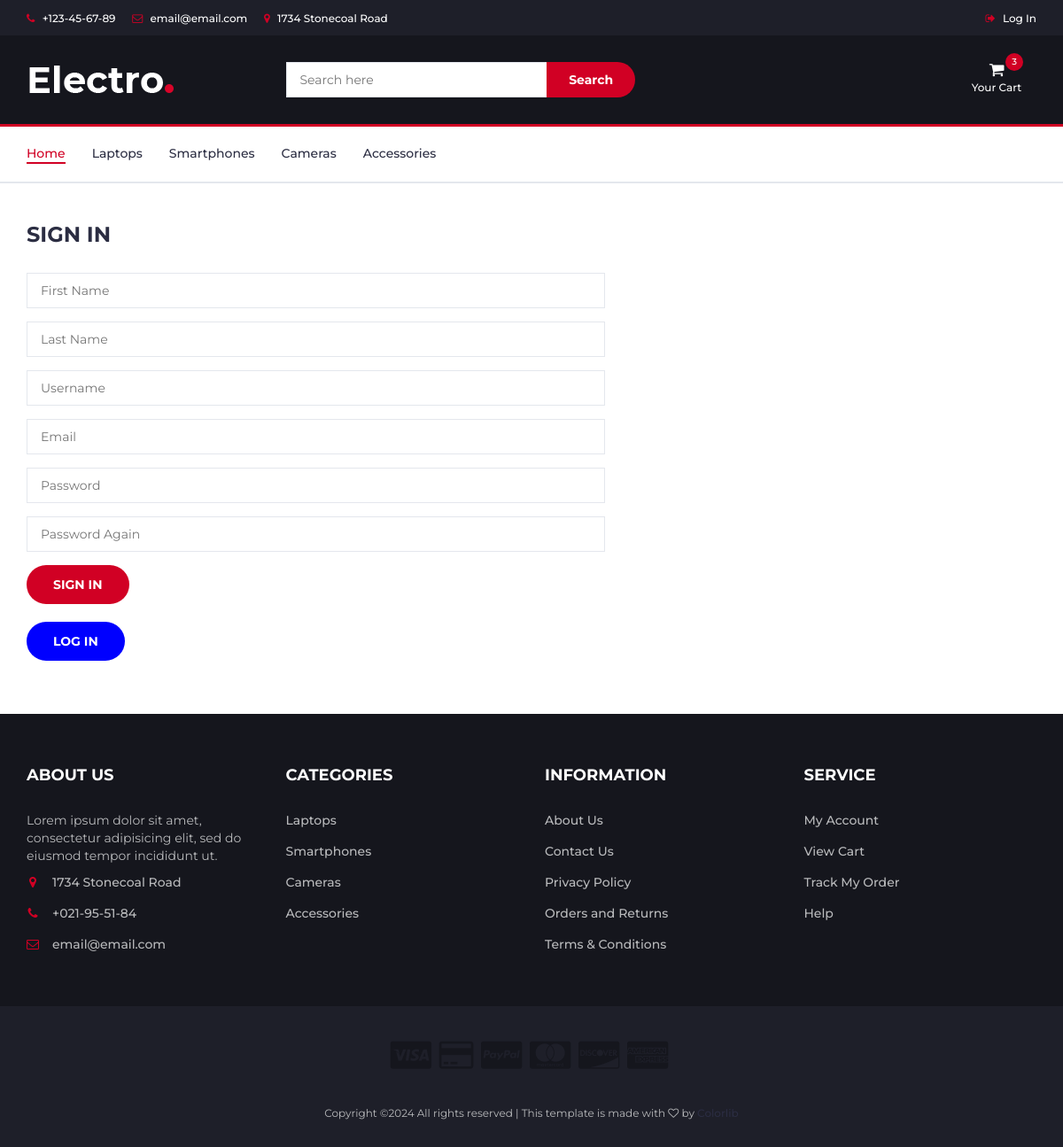
/users/registration/, run on the app's committed database.
### main/models.py (models this page shows, shortened)
class Category(models.Model):
    name = models.CharField(max_length=150, unique=True)
    slug = models.SlugField(max_length=200, unique=True)
    image = models.ImageField(upload_to='category_images')
    class Meta:
        verbose_name_plural = "Categories"

### users/views.py (the view)
# urls.py: path("registration/", views.registration, name="registration"),
def registration(request):
    categories = Category.objects.all()
    if request.method == "POST":
        form = UserRegistrationForm(data=request.POST)
        if form.is_valid():
            form.save()
            user = form.instance
            auth.login(request, user)
            return HttpResponseRedirect(reverse("main:index"))
    else:
        form = UserRegistrationForm()
    context = {"title": "Sign In", "categories": categories}
    return render(request, "users/registration.html", context)

### users/templates/users/registration.html (shortened to what this page needs)
{% extends 'base.html' %}
{% load static %}
{% block content %}
  <div class="section">
    <div class="container">
      <div class="row">
        <div class="col-md-7">
          <div class="billing-details">
            <div class="section-title">
              <h3 class="title">SIGN IN</h3>
            </div>
            <form action="{% url 'users:registration' %}" method="POST">
              <div class="form-group">
                <input class="input" type="text" name="first_name" id="id_first_name" placeholder="First Name" required />
              </div>
              <div class="form-group">
                <input class="input" type="text" name="last_name" id="id_last_name" placeholder="Last Name" required />
              </div>
              <div class="form-group">
                <input class="input" type="text" name="username" id="id_username" placeholder="Username" required />
              </div>
              <div class="form-group">
                <input class="input" type="email" name="email" id="id_email" placeholder="Email" required />
              </div>
              <div class="form-group">
                <input class="input" type="password" name="password1" id="id_password1" placeholder="Password" required />
              </div>
              <div class="form-group">
                <input class="input" type="password" name="password2" id="id_password2" placeholder="Password Again" required />
              </div>
              <button type="submit" class="primary-btn order-submit">SIGN IN</button>
            </form>
            <br />
            <a class="primary-btn order-submit" style="background-color: blue;" href="{% url 'users:registration' %}">Log in</a>
          </div>
        </div>
      </div>
    </div>
  </div>
{% endblock %}

### templates/base.html (shortened to what this page needs)
{% load static %}
{% load goods_tags %}
<!DOCTYPE html>
<html lang="en">
	<head>
		<link type="text/css" rel="stylesheet" href="{% static "css/bootstrap.min.css" %}"/>
		<link type="text/css" rel="stylesheet" href="{% static "css/slick.css" %}"/>
		<link type="text/css" rel="stylesheet" href="{% static "css/slick-theme.css" %}"/>
		<link type="text/css" rel="stylesheet" href="{% static "css/nouislider.min.css" %}"/>
		<link rel="stylesheet" href="{% static "css/font-awesome.min.css" %}">
		<link type="text/css" rel="stylesheet" href="{% static "css/style.css" %}"/>
    </head>
	<body>
		<header>
			<div id="top-header">
				<div class="container">
					<ul class="header-links pull-left">
						<li><a href="#"><i class="fa fa-phone"></i> +123-45-67-89</a></li>
						<li><a href="#"><i class="fa fa-envelope-o"></i> email@email.com</a></li>
						<li><a href="#"><i class="fa fa-map-marker"></i> 1734 Stonecoal Road</a></li>
					</ul>
					<ul class="header-links pull-right">
						{% if not user.is_authenticated %}
						<li><a href="{% url "users:login" %}"><i class="fa fa-sign-out"></i> Log In</a></li>
						{% else %}
						<li><a href="#"><i class="fa fa-user-o"></i> {{user.username}}</a></li>
						<li><a href="{% url "users:logout" %}"><i class="fa fa-sign-out"></i> Log Out</a></li>
						{% endif %}
					</ul>
				</div>
			</div>
			<div id="header">
				<div class="container">
					<div class="row">
						<div class="col-md-3">
							<div class="header-logo">
								<a href="{% url "main:index" %}" class="logo">
									<img src="{% static "./img/logo.png" %}" alt="logo">
								</a>
							</div>
						</div>
						<div class="col-md-6">
							<div class="header-search">
								<form action="{% url "goods:search" %}" method="GET">
									<input class="input" type="search" name="q" placeholder="Search here">
									<button class="search-btn">Search</button>
								</form>
							</div>
						</div>
						<div class="col-md-3 clearfix">
							<div class="header-ctn">
								<div class="dropdown">
									<a class="dropdown-toggle" data-toggle="dropdown" aria-expanded="true">
										<i class="fa fa-shopping-cart"></i>
										<span>Your Cart</span>
										<div class="qty">3</div>
									</a>
								</div>
							</div>
						</div>
					</div>
				</div>
			</div>
		</header>
		<nav id="navigation">
			<div class="container">
				<div id="responsive-nav">
					<ul class="main-nav nav navbar-nav">
						<li class="active"><a href="{% url "main:index" %}">Home</a></li>
						{% for category in categories %}
						<li><a href="{% url "goods:catalog" category.slug %}">{{ category.name }}</a></li>
						{% endfor %}
					</ul>
				</div>
			</div>
		</nav>
		{% block content %}
		{% endblock content %}
		<footer id="footer">
			<div class="section">
				<div class="container">
					<div class="row">
						<div class="col-md-3 col-xs-6">
							<div class="footer">
								<h3 class="footer-title">About Us</h3>
								<p>Lorem ipsum dolor sit amet, consectetur adipisicing elit, sed do eiusmod tempor incididunt ut.</p>
								<ul class="footer-links">
									<li><a href="#"><i class="fa fa-map-marker"></i>1734 Stonecoal Road</a></li>
									<li><a href="#"><i class="fa fa-phone"></i>+021-95-51-84</a></li>
									<li><a href="#"><i class="fa fa-envelope-o"></i>email@email.com</a></li>
								</ul>
							</div>
						</div>
						<div class="col-md-3 col-xs-6">
							<div class="footer">
								<h3 class="footer-title">Categories</h3>
								<ul class="footer-links">
									{% for category in categories %}
									<li><a href="{% url "goods:catalog" category.slug %}">{{ category.name }}</a></li>
									{% endfor %}
								</ul>
							</div>
						</div>
						<div class="col-md-3 col-xs-6">
							<div class="footer">
								<h3 class="footer-title">Information</h3>
								<ul class="footer-links">
									<li><a href="#">About Us</a></li>
									<li><a href="#">Contact Us</a></li>
									<li><a href="#">Privacy Policy</a></li>
									<li><a href="#">Orders and Returns</a></li>
									<li><a href="#">Terms & Conditions</a></li>
								</ul>
							</div>
						</div>
						<div class="col-md-3 col-xs-6">
							<div class="footer">
								<h3 class="footer-title">Service</h3>
								<ul class="footer-links">
									<li><a href="#">My Account</a></li>
									<li><a href="#">View Cart</a></li>
									<li><a href="#">Track My Order</a></li>
									<li><a href="#">Help</a></li>
								</ul>
							</div>
						</div>
					</div>
				</div>
			</div>
			<div id="bottom-footer" class="section">
				<div class="container">
					<div class="row">
						<div class="col-md-12 text-center">
							<ul class="footer-payments">
								<li><a href="#"><i class="fa fa-cc-visa"></i></a></li>
								<li><a href="#"><i class="fa fa-credit-card"></i></a></li>
								<li><a href="#"><i class="fa fa-cc-paypal"></i></a></li>
								<li><a href="#"><i class="fa fa-cc-mastercard"></i></a></li>
								<li><a href="#"><i class="fa fa-cc-discover"></i></a></li>
								<li><a href="#"><i class="fa fa-cc-amex"></i></a></li>
							</ul>
							<span class="copyright">
								Copyright &copy;<script>document.write(new Date().getFullYear());</script> All rights reserved | This template is made with <i class="fa fa-heart-o" aria-hidden="true"></i> by <a href="https://colorlib.com" target="_blank">Colorlib</a>
							</span>
						</div>
					</div>
				</div>
			</div>
		</footer>
	</body>
</html>

### static/css/style.css (style rules this page uses)
body { font-family: 'Montserrat', sans-serif; font-weight: 400; color: #333; }
h1, h2, h3, h4, h5, h6 { color: #2B2D42; font-weight: 700; margin: 0 0 10px; }
a { color: #2B2D42; font-weight: 500; -webkit-transition: 0.2s color; transition: 0.2s color; }
ul, ol { margin: 0; padding: 0; list-style: none }
.primary-btn { display: inline-block; padding: 12px 30px; background-color: #D10024; border: none; border-radius: 40px; color: #FFF; text-transform: uppercase; font-weight: 700; text-align: center; -webkit-transition: 0.2s all; transition: 0.2s all; }
.input { height: 40px; padding: 0px 15px; border: 1px solid #E4E7ED; background-color: #FFF; width: 100%; }
.section { padding-top: 30px; padding-bottom: 30px; }
.section-title { position: relative; margin-bottom: 30px; margin-top: 15px; }
.section-title .title { display: inline-block; text-transform: uppercase; margin: 0px; }
#top-header { padding-top: 10px; padding-bottom: 10px; background-color: #1E1F29; }
.header-links li { display: inline-block; margin-right: 15px; font-size: 12px; }
.header-links li:last-child { margin-right: 0px; }
.header-links li a { color: #FFF; }
.header-links li i { color: #D10024; margin-right: 5px; }
#header { padding-top: 15px; padding-bottom: 15px; background-color: #15161D; }
.header-logo { float: left; }
.header-logo .logo img { display: block; }
.header-search { padding: 15px 0px; }
.header-search form { position: relative; }
.header-search form .input { width: calc(100% - 260px); margin-right: -4px; }
.header-search form .search-btn { height: 40px; width: 100px; background: #D10024; color: #FFF; font-weight: 700; border: none; border-radius: 0px 40px 40px 0px; }
.header-ctn { float: right; padding: 15px 0px; }
.header-ctn>div { display: inline-block; }
.header-ctn>div>a { display: block; position: relative; width: 90px; text-align: center; color: #FFF; }
.header-ctn>div>a>i { display: block; font-size: 18px; }
.header-ctn>div>a>span { font-size: 12px; }
.header-ctn>div>a>.qty { position: absolute; right: 15px; top: -10px; width: 20px; height: 20px; line-height: 20px; text-align: center; border-radius: 50%; font-size: 10px; color: #FFF; background-color: #D10024; }
#navigation { background: #FFF; border-bottom: 2px solid #E4E7ED; border-top: 3px solid #D10024; }
.main-nav>li+li { margin-left: 30px }
.main-nav>li>a { padding: 20px 0px; }
.main-nav>li>a:hover, .main-nav>li>a:focus, .main-nav>li.active>a { color: #D10024; background-color: transparent; }
.main-nav>li>a:after { content: ""; display: block; width: 0%; height: 2px; background-color: #D10024; -webkit-transition: 0.2s all; transition: 0.2s all; }
.main-nav>li>a:hover:after, .main-nav>li>a:focus:after, .main-nav>li.active>a:after { width: 100%; }
.billing-details { margin-bottom: 30px; }
#footer { background: #15161D; color: #B9BABC; }
#bottom-footer { background: #1E1F29; }
.footer { margin: 30px 0px; }
.footer .footer-title { color: #FFF; text-transform: uppercase; font-size: 18px; margin: 0px 0px 30px; }
.footer-links li+li { margin-top: 15px; }
.footer-links li a { color: #B9BABC; }
.footer-links li i { margin-right: 15px; color: #D10024; width: 14px; text-align: center; }
.copyright { margin-top: 30px; display: block; font-size: 12px; }
.footer-payments li { display: inline-block; margin-right: 5px; }
.footer-payments li a { color: #15161D; font-size: 36px; display: block; }

### data on the page
Category: name "Laptops"
Category: name "Smartphones"
Category: name "Cameras"
Category: name "Accessories"
